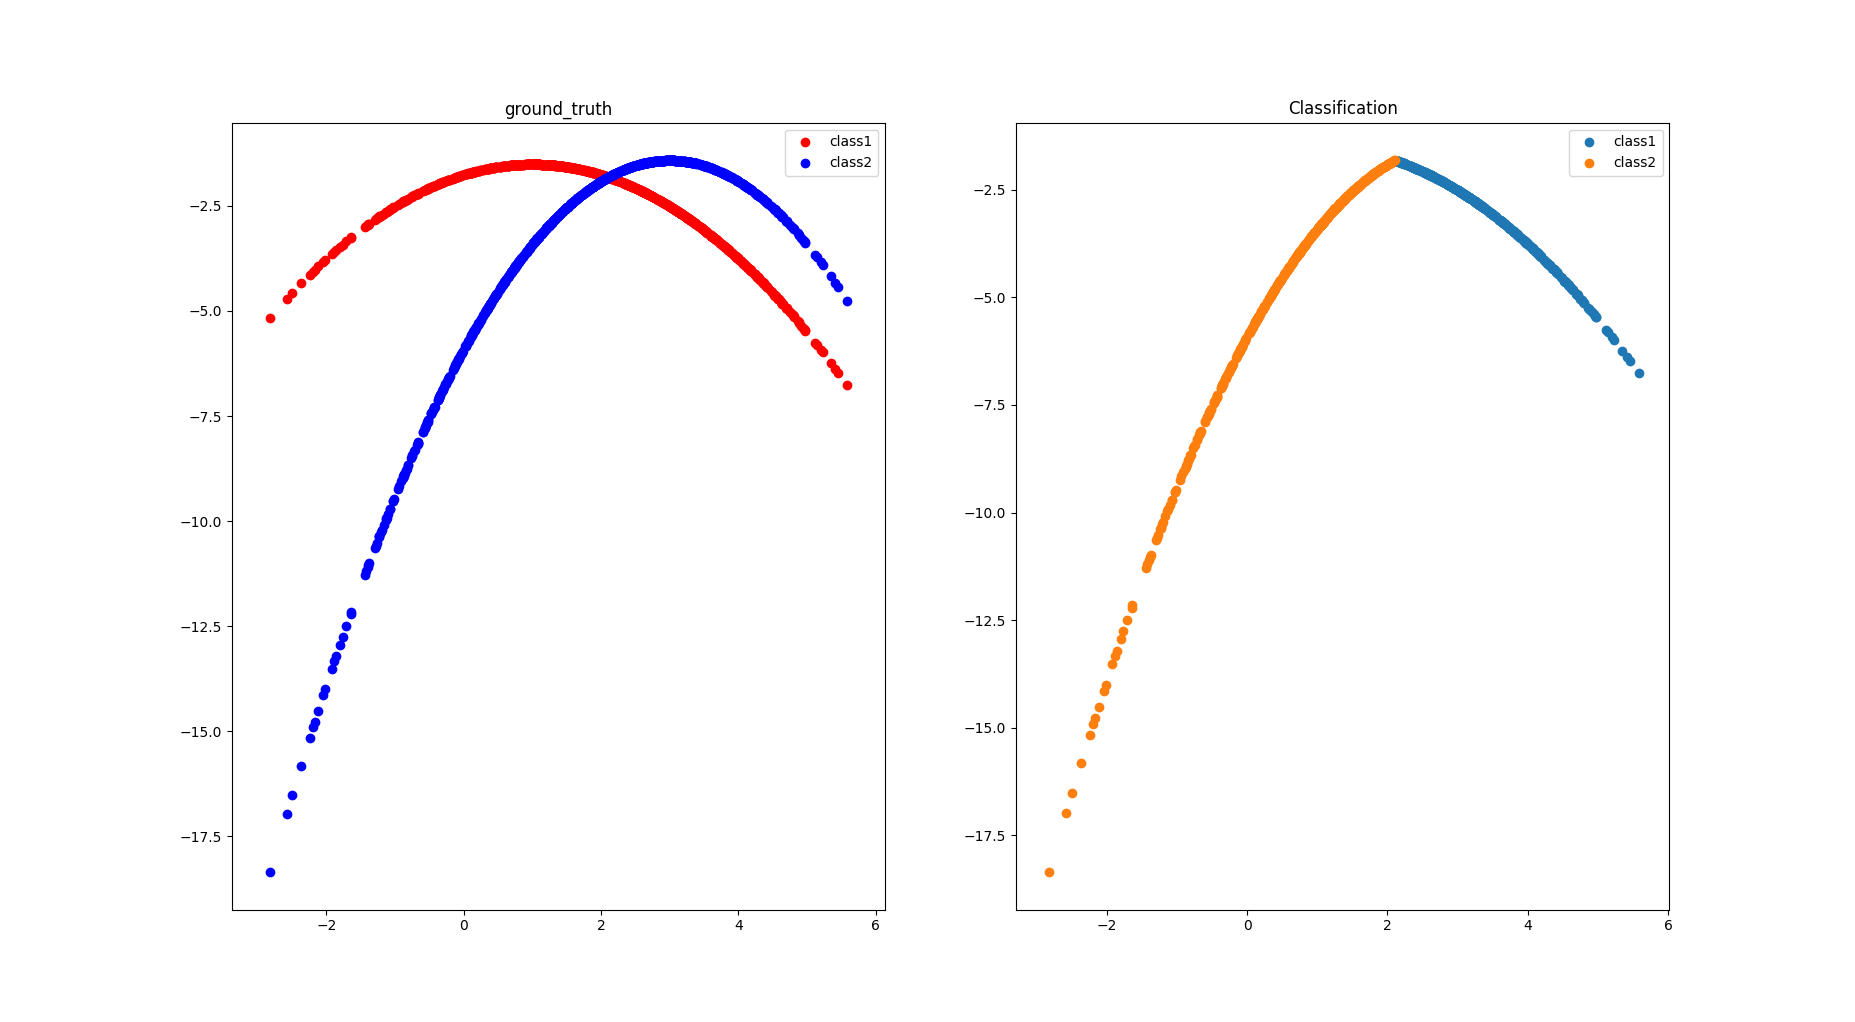

Recreate this plot in Python.
import numpy as np
import matplotlib.pyplot as plt

feat_prob = np.array([0.6,0.4])
# Class 1
u1 = np.array([1.0])
E1 = np.array([[2]])
X1 = np.random.multivariate_normal(u1, E1 , size=(500,))
Y1 = np.ones(500)

# Class 2
u2 = np.array([3.0])
E2 = np.array([[1]])
X2 = np.random.multivariate_normal(u2, E2, size=(500,))
Y2 = np.zeros(500)

X = np.zeros([1000,1])
X[0:500,:] = X1
X[500:,:] = X2
Y = np.zeros([1000,])
Y[0:500] = Y1
Y[500:] = Y2

E1_inv = np.linalg.inv(E1)
W1 = -0.5*E1_inv
w1 = E1_inv.dot(u1)
b1 = -0.5*(u1.T.dot(E1_inv)).dot(u1) -0.5*np.linalg.det(E1) + np.log(feat_prob[0])


E2_inv = np.linalg.inv(E2)
W2 = -0.5*E2_inv
w2 = E2_inv.dot(u2)
b2 = -0.5*(u2.T.dot(E2_inv)).dot(u2) -0.5*np.linalg.det(E2) + np.log(feat_prob[1])


g1 = X.dot(W1)*X + X*w1 + b1 
g2 = X.dot(W2)*X + X*w2 + b2 
g = (g1-g2)
ge = (abs(g1-g2)<0.2)*1



fig = plt.figure()
ax1 = fig.add_subplot(121)
ax1.scatter(X, g1, c='r',label='class1')
ax1.scatter(X, g2, c='b',label='class2')
ax1.set_title('ground_truth')
plt.legend()


ax2 = fig.add_subplot(122)
X_ind_g2 = g<0
ax2.scatter(X[X_ind_g2[:,0]], g1[X_ind_g2[:,0]],label='class1')
X_ind_g1 = g>0
ax2.scatter(X[X_ind_g1[:,0]], g2[X_ind_g1[:,0]],label='class2')
ax2.set_title('Classification')

plt.legend()
plt.show()
